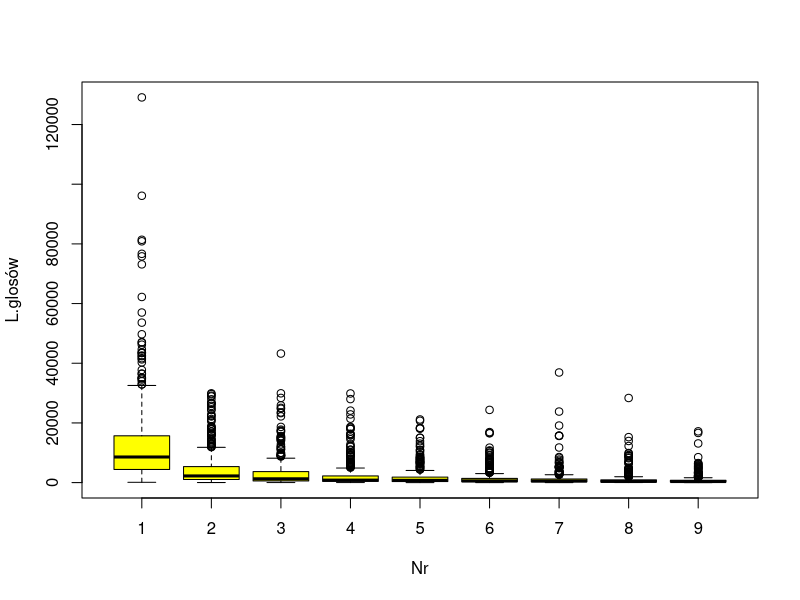
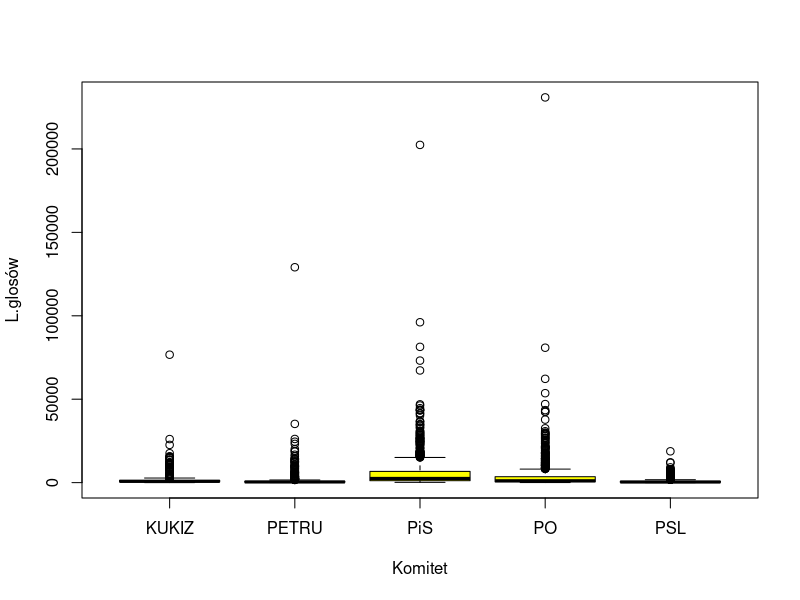

R code for these plots, in order:
#
library(dplyr)
#

QD <- function(data){ IQR(data)/2 }
#NthDecile <- function(data){ ntile(data, 9) } # 9th decile
NthDecile <- function(data){ quantile(data, c(.90)) } # 9th decile
#
#kandydaci <- read.csv("Mandaty_2015.csv", sep = ';',  header=T, na.string="NA");
kandydaci <- read.csv("Kandydaci_2015.csv", sep = ';',  header=T, na.string="NA");
kandydaci_all <- kandydaci;
str(kandydaci);

aggregate (kandydaci$glosy, list(Numer = kandydaci$numer), fivenum)

kandydaci <- subset (kandydaci, subset=(numer < 10 ));
kandydaci <- subset (kandydaci, subset=(glosy < 200000));
boxplot (glosy ~ numer, kandydaci, xlab = "Nr", ylab = "L.glosów", col = "yellow")

kandydaci <- kandydaci_all;
kandydaci <- subset (kandydaci, (komitet == "PETRU" | komitet == "KUKIZ" | komitet == "PSL" | komitet == "PO" | komitet == "PiS"  ));
str(kandydaci);

boxplot (glosy ~ komitet, kandydaci, xlab = "Komitet", ylab = "L.glosów", col = "yellow")

aggregate (kandydaci$glosy, list(Numer = kandydaci$komitet), fivenum)
aggregate (kandydaci$glosy, list(Numer = kandydaci$komitet), mean)

aggregate (kandydaci$glosy, list(Numer = kandydaci$komitet), sd)

aggregate (kandydaci$glosy, list(Numer = kandydaci$komitet), QD)

aggregate (kandydaci$glosy, list(Numer = kandydaci$komitet), NthDecile );
